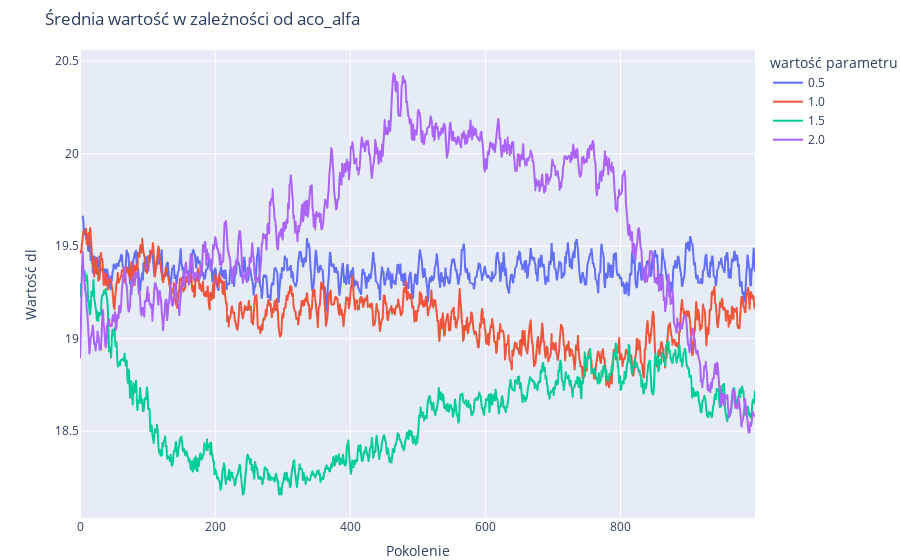

Notebook code for this chart:
### Code cell
fig = px.line(df_aco_alfa, x='generacja', y=df_aco_alfa['średnia wartość'].rolling(5).mean(), 
              color='wartość parametru',
              title='Średnia wartość w zależności od aco_alfa')
fig.update_yaxes(title_text='Wartość dl')
fig.update_xaxes(title_text='Pokolenie')
fig.update_layout(margin=dict(t=50, b=0, r=30), legend_orientation='v')

print(fig.layout.title)
fig.show()
fig.write_image('fig.svg', width=1000)

### Figure 1 — Plotly figure (JSON) as saved in the notebook; plotly's stock layout.template omitted (floating-point values rounded to 4 significant figures; data arrays with more than 128 entries replaced by an {"elided": "..."} marker saying what was removed)
{"data": [{"hovertemplate": "wartość parametru=0.5<br>generacja=%{x}<br>y=%{y}<extra></extra>", "legendgroup": "0.5", "line": {"color": "#636efa", "dash": "solid"}, "mode": "lines", "name": "0.5", "showlegend": true, "type": "scattergl", "x": {"elided": "1000 int values"}, "xaxis": "x", "y": {"elided": "1000 float values"}, "yaxis": "y"}, {"hovertemplate": "wartość parametru=1.0<br>generacja=%{x}<br>y=%{y}<extra></extra>", "legendgroup": "1.0", "line": {"color": "#EF553B", "dash": "solid"}, "mode": "lines", "name": "1.0", "showlegend": true, "type": "scattergl", "x": {"elided": "1000 int values"}, "xaxis": "x", "y": {"elided": "1000 float values"}, "yaxis": "y"}, {"hovertemplate": "wartość parametru=1.5<br>generacja=%{x}<br>y=%{y}<extra></extra>", "legendgroup": "1.5", "line": {"color": "#00cc96", "dash": "solid"}, "mode": "lines", "name": "1.5", "showlegend": true, "type": "scattergl", "x": {"elided": "1000 int values"}, "xaxis": "x", "y": {"elided": "1000 float values"}, "yaxis": "y"}, {"hovertemplate": "wartość parametru=2.0<br>generacja=%{x}<br>y=%{y}<extra></extra>", "legendgroup": "2.0", "line": {"color": "#ab63fa", "dash": "solid"}, "mode": "lines", "name": "2.0", "showlegend": true, "type": "scattergl", "x": {"elided": "1000 int values"}, "xaxis": "x", "y": {"elided": "1000 float values"}, "yaxis": "y"}], "layout": {"legend": {"orientation": "v", "title": {"text": "wartość parametru"}, "tracegroupgap": 0}, "margin": {"b": 0, "r": 30, "t": 50}, "title": {"text": "Średnia wartość w zależności od aco_alfa"}, "xaxis": {"anchor": "y", "domain": [0, 1], "title": {"text": "Pokolenie"}}, "yaxis": {"anchor": "x", "domain": [0, 1], "title": {"text": "Wartość dl"}}}}
